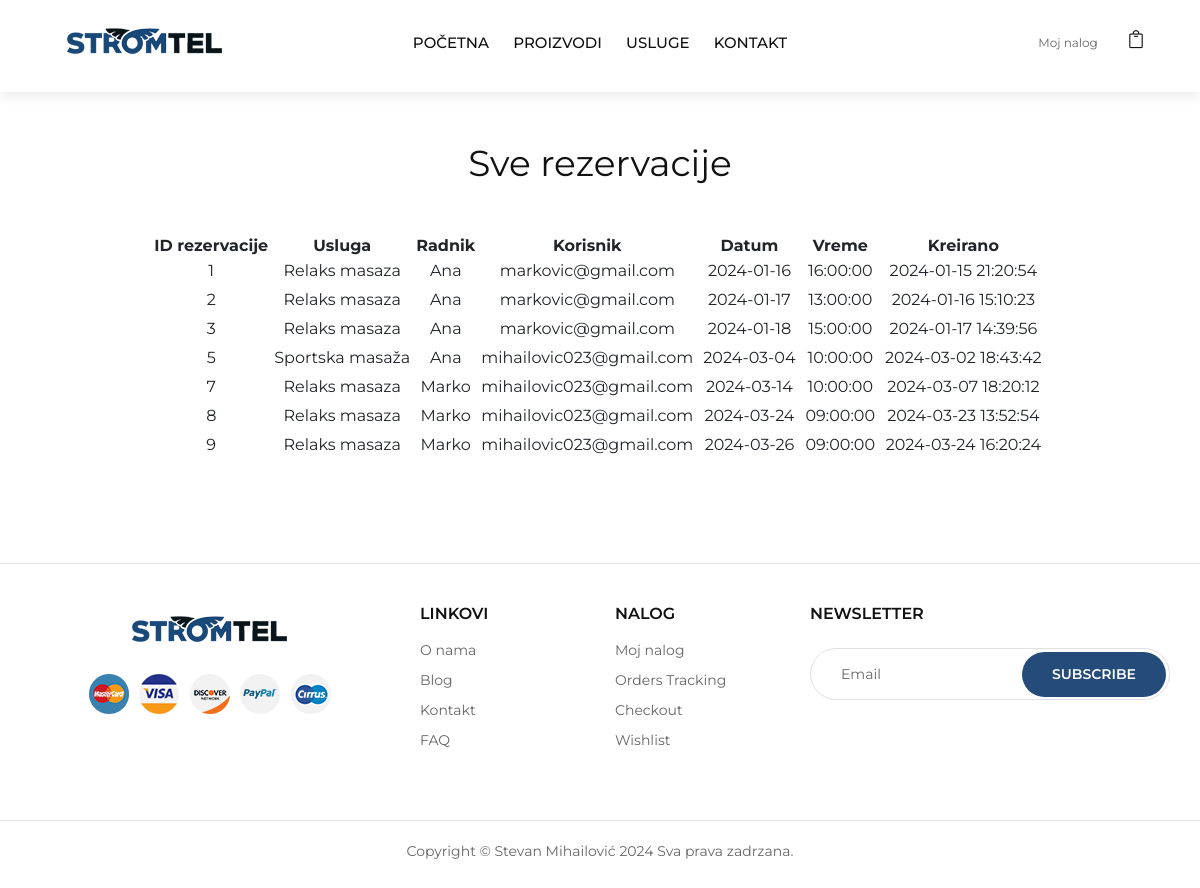
Screenshot of /OnlineKozmetika/rezervacije.php with the database file from the repository.
### tables this page shows
CREATE TABLE `rezervacije` (
  `id_rezervacije` int(30) NOT NULL,
  `id_usluge` int(30) NOT NULL,
  `id_radnika` int(30) NOT NULL,
  `id_korisnik` int(30) NOT NULL,
  `datum` date NOT NULL,
  `vreme` time NOT NULL,
  `cena` float NOT NULL,
  `created` timestamp NOT NULL DEFAULT current_timestamp()
);

CREATE TABLE `usluge` (
  `id_usluge` int(30) NOT NULL,
  `naziv` varchar(30) NOT NULL,
  `cena` double NOT NULL,
  `kategorija_usluge` int(30) NOT NULL,
  `img` varchar(200) NOT NULL
);

CREATE TABLE `radnik` (
  `id_radnik` int(30) NOT NULL,
  `ime` varchar(30) NOT NULL,
  `prezime` varchar(30) NOT NULL,
  `JMBG` bigint(13) NOT NULL,
  `broj_telefona` varchar(30) NOT NULL,
  `usluga` int(30) NOT NULL,
  `email` varchar(40) NOT NULL
);

CREATE TABLE `korisnik` (
  `ID` int(30) NOT NULL,
  `Ime` varchar(30) NOT NULL,
  `Prezime` varchar(30) NOT NULL,
  `Email` varchar(30) NOT NULL,
  `Lozinka` varchar(255) NOT NULL,
  `Adresa` varchar(30) NOT NULL,
  `Telefon` varchar(30) NOT NULL,
  `Rola` int(10) NOT NULL
);

### OnlineKozmetika/rezervacije.php (the view, shortened to what this page needs)
<head>
    <link rel="stylesheet" href="css/bootstrap.min.css" type="text/css">
    <link rel="stylesheet" href="css/font-awesome.min.css" type="text/css">
    <link rel="stylesheet" href="css/elegant-icons.css" type="text/css">
    <link rel="stylesheet" href="css/jquery-ui.min.css" type="text/css">
    <link rel="stylesheet" href="css/magnific-popup.css" type="text/css">
    <link rel="stylesheet" href="css/owl.carousel.min.css" type="text/css">
    <link rel="stylesheet" href="css/slicknav.min.css" type="text/css">
    <link rel="stylesheet" href="css/style.css" type="text/css">
</head>
<body>
   <?php include('php/nav.php');?>
   <div class="container tabela">
   <h2 class="text-center mt-2">Sve rezervacije </h2>
   <div class="row">
    <div class="tabela">
        <table>
        <thead class="text-center">
            <tr>
                <th>ID rezervacije</th>
                <th>Usluga</th>
                <th>Radnik</th>
                <th>Korisnik</th>
                <th>Datum</th>
                <th>Vreme</th>
                <th>Kreirano</th>
            </tr>
        </thead>
        <tbody >
        <?php
            include ('php/connection.php');
            $upit = "SELECT * FROM rezervacije";
            $rez = $con->query($upit);
            while($konacno = $rez->fetch_assoc()){
                $uslugaUpit = "SELECT * from usluge WHERE id_usluge = ?";
                $obradaUsluga = $con->prepare($uslugaUpit);
                $obradaUsluga->bind_param("i",$konacno["id_usluge"]);
                $obradaUsluga->execute();
                $uslugaResult = $obradaUsluga->get_result();
                while($usluga = $uslugaResult->fetch_assoc())
                {
                    $radnikUpit = "SELECT * from radnik WHERE id_radnik = ?";
                    $obradaRadnik = $con->prepare($radnikUpit);
                    $obradaRadnik->bind_param("i",$konacno["id_radnika"]);
                    $obradaRadnik->execute();
                    $radnikResult = $obradaRadnik->get_result();
                    while($radnik = $radnikResult->fetch_assoc())
                    {
                        $korisnikUpit = "SELECT * from korisnik WHERE ID = ?";
                        $obradaKorisnik = $con->prepare($korisnikUpit);
                        $obradaKorisnik->bind_param("i",$konacno["id_korisnik"]);
                        $obradaKorisnik->execute();
                        $korisnikResult = $obradaKorisnik->get_result();
                        while($korisnik = $korisnikResult->fetch_assoc())
                        {
                ?>
                <tr>
                    <td><?= $konacno['id_rezervacije']; ?></td>
                    <td><?= $usluga['naziv']; ?></td>
                    <td><?= $radnik['ime']; ?></td>
                    <td><?= $korisnik['Email']; ?></td>
                    <td><?= $konacno['datum']; ?></td>
                    <td><?= $konacno['vreme']; ?></td>
                    <td><?= $konacno['created']; ?></td>
                </tr>
           <?php } } } }?>
        </tbody>
    </table>
        </div>
            </div>
            </div>
  <?php include('php/footer.php');?>
</body>
</html>

### OnlineKozmetika/css/style.css (style rules this page uses)
html, body { height: 100%; font-family: "Montserrat", sans-serif; -webkit-font-smoothing: antialiased; overflow-x:hidden; }
h1, h2, h3, h4, h5, h6 { margin: 0; color: #111111; font-weight: 400; font-family: "Montserrat", sans-serif; }
h2 { font-size: 36px; }
@media only screen and (min-width: 1200px) { .container { max-width: 1170px; } }
.tabela { margin: 0 auto; margin-top: 50px; height:350px; }
.tabela td { text-align: center; padding:5px; }
.tabela th { text-align: center; }

### rows the page displays
rezervacije: id_rezervacije "1", datum "2024-01-16", vreme "16:00:00", created "2024-01-15 21:20:54"
usluge: naziv "Relaks masaza"
radnik: ime "Ana"
korisnik: Email "markovic@gmail.com"
rezervacije: id_rezervacije "2", datum "2024-01-17", vreme "13:00:00", created "2024-01-16 15:10:23"
rezervacije: id_rezervacije "3", datum "2024-01-18", vreme "15:00:00", created "2024-01-17 14:39:56"
rezervacije: id_rezervacije "5", datum "2024-03-04", vreme "10:00:00", created "2024-03-02 18:43:42"
usluge: naziv "Sportska masaža"
korisnik: Email "mihailovic023@gmail.com"
rezervacije: id_rezervacije "7", datum "2024-03-14", vreme "10:00:00", created "2024-03-07 18:20:12"
radnik: ime "Marko"
rezervacije: id_rezervacije "8", datum "2024-03-24", vreme "09:00:00", created "2024-03-23 13:52:54"
rezervacije: id_rezervacije "9", datum "2024-03-26", vreme "09:00:00", created "2024-03-24 16:20:24"
